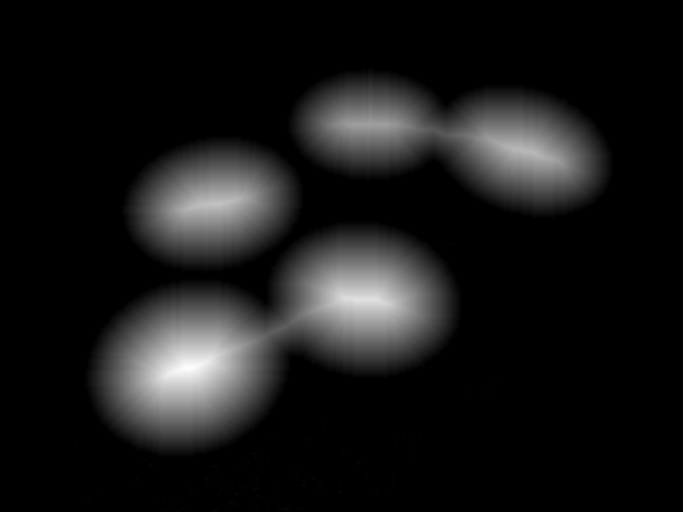
#> input picture Data 602/Data 602 - Advanced Programming/Week 8/circles.png, 683 x 512 px
$ python 'Homework week8.py'   (Python 2 division)   (older library calls are emulated)
#> lines starting #> are read from the running program, lines starting #| are printed output that depends on the picture; after the words box and inside, x2 and y2 are one past the last pixel; in counts of white or black regions, pixels touching at a corner belong together

# coding: utf-8

# In[1]:

import matplotlib
import matplotlib.pyplot as plt
from skimage.filters import threshold_otsu
import Tkinter
import tkFileDialog
import scipy
import numpy as np
import Image
import os
import pylab
import mahotas as mh

def image_threshold():
    root = Tkinter.Tk()
    filename = tkFileDialog.askopenfilename(parent=root)
#> the answer given: circles.png
    image_name = os.path.basename(filename)
    img = Image.open(filename).convert('L')
#> img is the input picture: PIL image 683x512 L; min 0, max 254, mean 24.1
    root.withdraw()

    arr = np.array(img)
    thresh = threshold_otsu(arr)
#> thresh = 61
    binary = arr > thresh
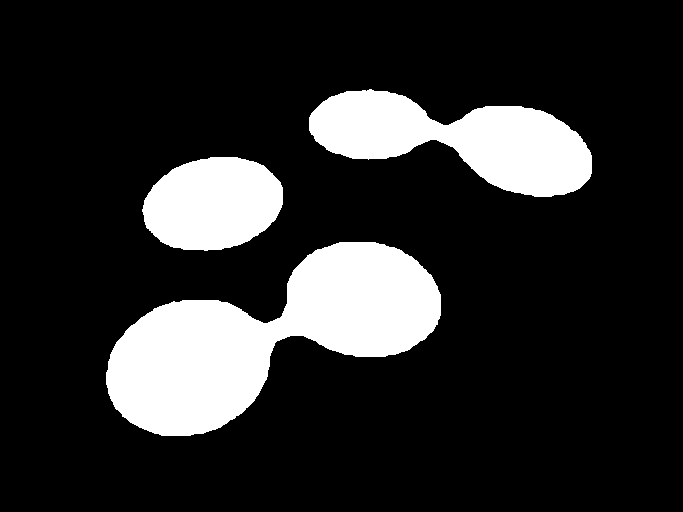
#> binary: shape (512, 683) bool; 17% white; 3 white regions, box (x1, y1, x2, y2) and area: (106, 242, 441, 436) 32506, (309, 89, 592, 197) 16798, (142, 157, 283, 251) 10301

    fig = plt.figure(figsize=(8, 2.5))
    ax1 = plt.subplot(1, 3, 1, adjustable='box-forced')
    ax2 = plt.subplot(1, 3, 2, sharex=ax1, sharey=ax1, adjustable='box-forced')

    ax1.imshow(arr, cmap=plt.cm.gray)
    ax1.set_title(("Original " + image_name))
    ax1.axis('off')

    ax2.imshow(binary, cmap=plt.cm.gray)
    ax2.set_title(("Thresholded " + image_name))
    ax2.axis('off')

    matplotlib.pyplot.show()
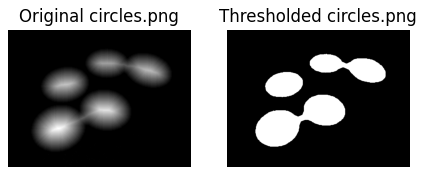
#> figure drawn by matplotlib, 2 panels


# In[2]:

image_threshold()


# In[5]:

def count_objects():

    root = Tkinter.Tk()
    filename = tkFileDialog.askopenfilename(parent=root)
#> the answer given: objects.png
    image_name = os.path.basename(filename)
    img = scipy.misc.imread(filename, flatten = True)
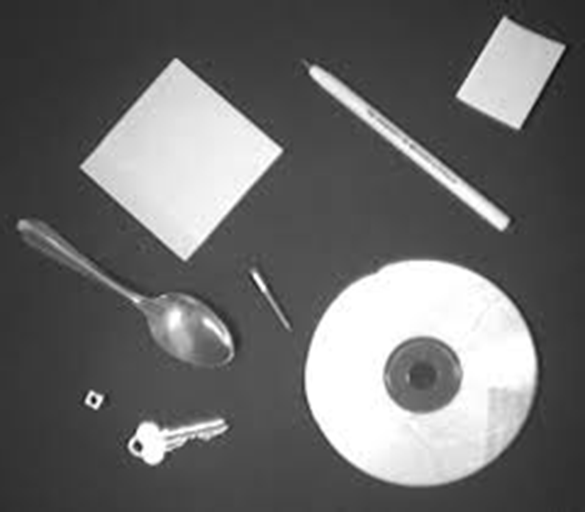
#> input picture Data 602/Data 602 - Advanced Programming/Week 8/objects.png, 585 x 512 px
#> img: shape (512, 585) float32; min 6, max 255, mean 106.8
    root.withdraw()
    imgf = scipy.ndimage.gaussian_filter(img, 4)
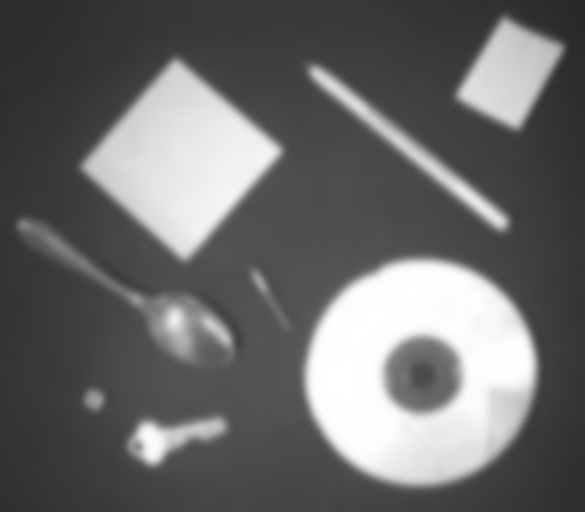
#> imgf: shape (512, 585) float32; min 40.23, max 255, mean 106.8
    T = 100
    labeled, nr_objects = scipy.ndimage.label(imgf > T)
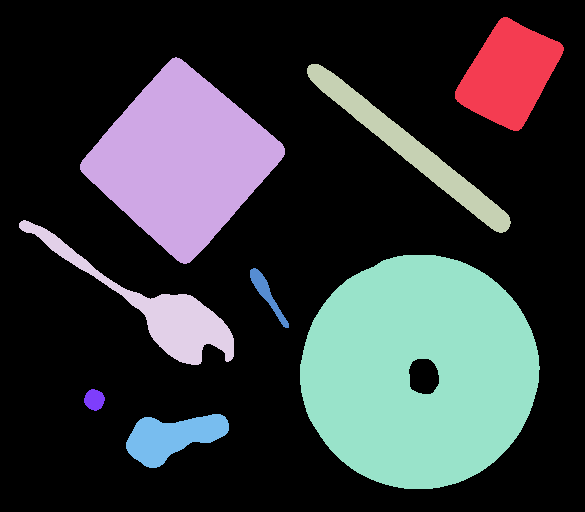
#> labeled: shape (512, 585) int32; 9 distinct labels, from 0 to 8; one colour per label, 0 black
#> nr_objects = 8
    matplotlib.pyplot.imshow(labeled)
    matplotlib.pyplot.show()
    print "Number of objects is %d " % nr_objects
#| Number of objects is 8


# In[6]:

count_objects()


# In[33]:

def show_corners(corners,image,title=None):
    """Display a list of corners overlapping an image"""
    fig = plt.figure()
    plt.imshow(image)
    # Convert coordinates to x and y lists
    y_corner,x_corner = zip(*corners)
    plt.plot(x_corner,y_corner,'o') # Plot corners
    if title:
        plt.title(title)
    plt.xlim(0,image.shape[1])
    plt.ylim(image.shape[0],0) # Images use weird axes
    fig.set_size_inches(np.array(fig.get_size_inches()) * 1.5)
    plt.show()


# In[56]:

def find_center():
    from skimage.feature import corner_harris,corner_peaks

    root = Tkinter.Tk()
    filename = tkFileDialog.askopenfilename(parent=root)
#> the answer given: objects.png
    image_name = os.path.basename(filename)
    img = scipy.misc.imread(filename, flatten = True)
    root.withdraw()
    imgf = scipy.ndimage.filters.gaussian_filter(img, 34)
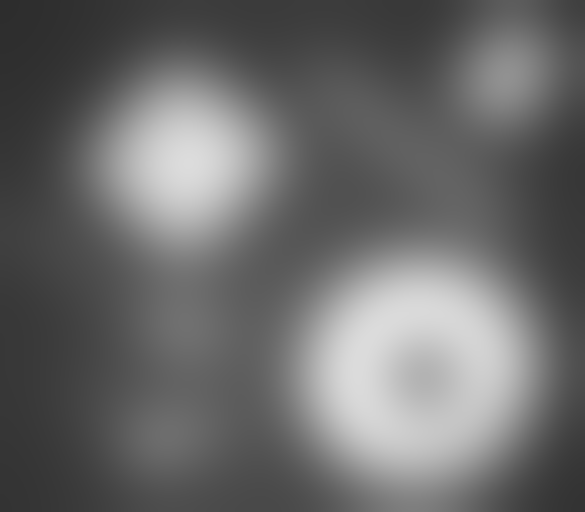
#> imgf: shape (512, 585) float32; min 45.73, max 220.4, mean 106.8
    rmax = mh.regmax(imgf)
    matplotlib.pyplot.imshow(mh.overlay(img,rmax))
    matplotlib.pyplot.show()
    centers, nr_objects = mh.label(rmax)
    plt.imshow(centers, cmap='Greys', interpolation="nearest")
    matplotlib.pyplot.show()


# In[57]:

find_center()
#> (the call stopped at in find_center, `rmax = mh.regmax(imgf)`: mahotas is not available in this run)


# In[ ]:
